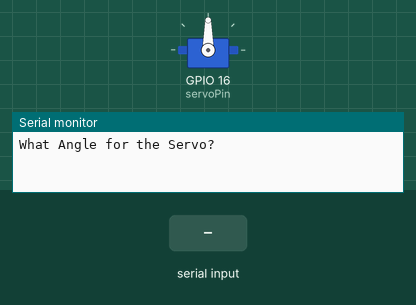
The sketch below on a simulated ESP32. Shown: servo, the last lines printed to the serial monitor. Inputs (shaded band) come from the test bench.

Above: at 1.2 s.
1.3 s: "30,150\n" received over Serial
At 4.0 s:
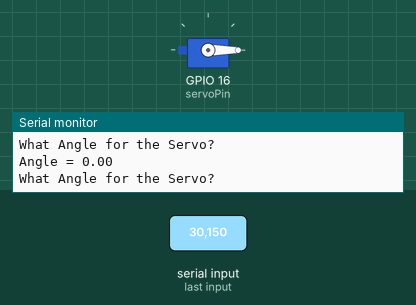
4.3 s: "90,45\n" received over Serial
At 5.8 s:
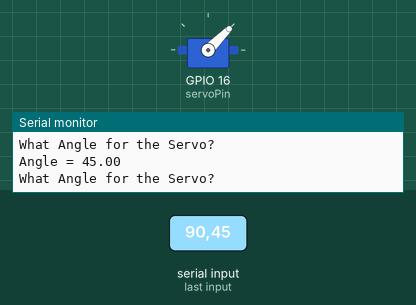
7.3 s: "200\n" received over Serial
At 8.5 s:
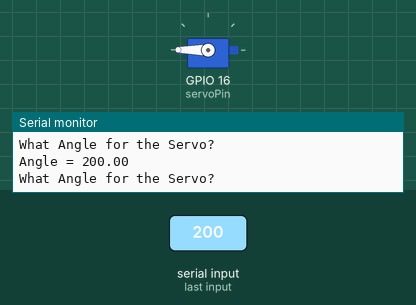
Timing chart, 0 to 10.3 s (numbered marks = the images above; inputs shaded):
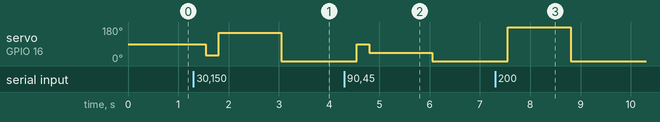

Measured:
- after the input at 1.3 s, servo on GPIO 16 (servoPin): 90° → 30° after 0.25 s, → 150° 0.25 s later, → 0° 1.3 s later
- after the input at 4.3 s, servo on GPIO 16 (servoPin): 0° → 90° after 0.25 s, → 45° 0.25 s later, → 0° 1.3 s later
- after the input at 7.3 s, servo on GPIO 16 (servoPin): 0° → 180° after 0.25 s, → 0° 1.3 s later

The sketch:

18._Servo_Motor.ino
```cpp
#include <ESP32Servo.h>
int servoPin=16;

float servoPos=0;
Servo myServo;
int t=250;

void setup() {
  // put your setup code here, to run once:
Serial.begin(9600);
myServo.attach(servoPin);
}

void loop() {
  // put your main code here, to run repeatedly:
Serial.println("What Angle for the Servo? ");
while(Serial.available()==0)
{

}
servoPos=Serial.parseFloat();
Serial.print("Angle = ");
Serial.println(servoPos);
Serial.println();
delay(t);
myServo.write(servoPos);
}
```
